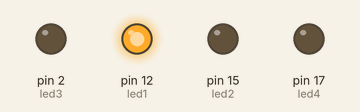
Recording of a sketch running on a simulated Arduino Uno, built with avr-gcc and run on an emulated ATmega328P. Shown: output pins drawn as LEDs (lit = HIGH).

Above: at 0.5 s.
At 2.0 s:
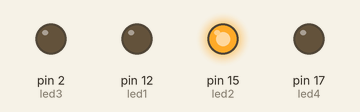
At 3.5 s:
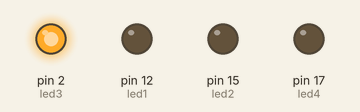
At 5.0 s:
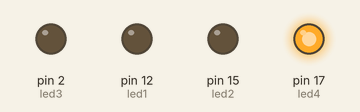
At 7.2 s:
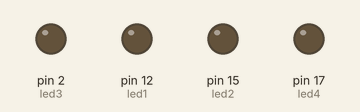
Timing chart, 0 to 7.8 s (numbered marks = the images above):
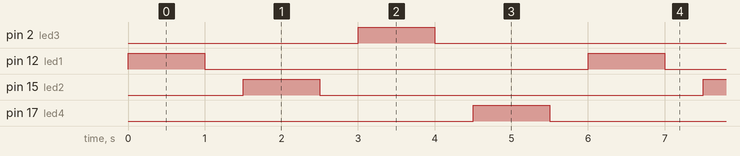

The sketch:

lab2.ino
```cpp
#define led1 12
#define led2 15
const int led3 = 2;
const int led4 = 17;

void setup() {
  // put your setup code here, to run once:
  pinMode (led1,OUTPUT);
  pinMode (led2,OUTPUT);
  pinMode (led3,OUTPUT);
  pinMode (led4,OUTPUT);

}

void loop() {
  // put your main code here, to run repeatedly:
  digitalWrite (led1,HIGH);
  delay (1000);
  digitalWrite (led1,LOW);
  delay (500);

  digitalWrite (led2,HIGH);
  delay (1000);
  digitalWrite (led2,LOW);
  delay (500);

  digitalWrite (led3,HIGH);
  delay (1000);
  digitalWrite (led3,LOW);
  delay (500);

  digitalWrite (led4,HIGH);
  delay (1000);
  digitalWrite (led4,LOW);
  delay (500);


}
```

Measured:
- by itself, pin 2 (led3), pin 12 (led1), pin 15 (led2), pin 17 (led4): alternates HIGH for 1.0 s and LOW for 5.0 s
- by itself, everything shown: repeats every 6.0 s, in 8 steps
